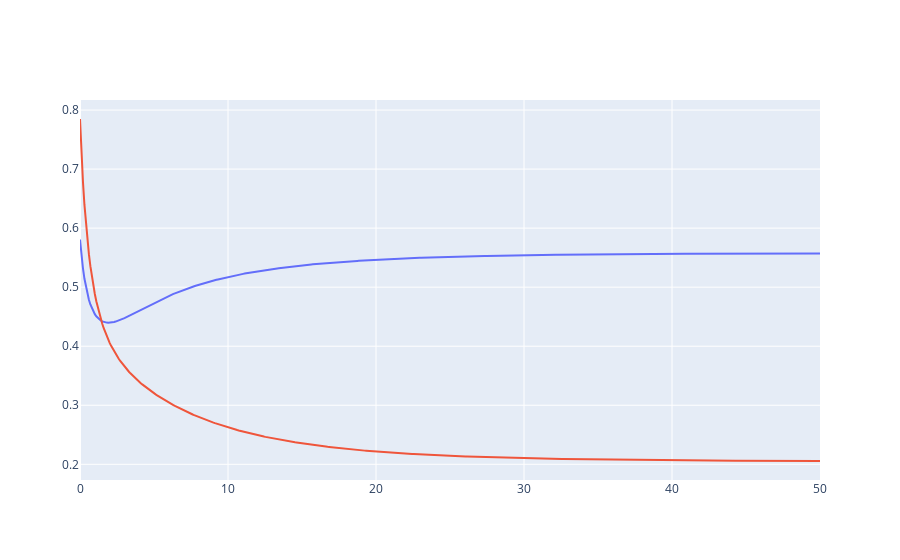
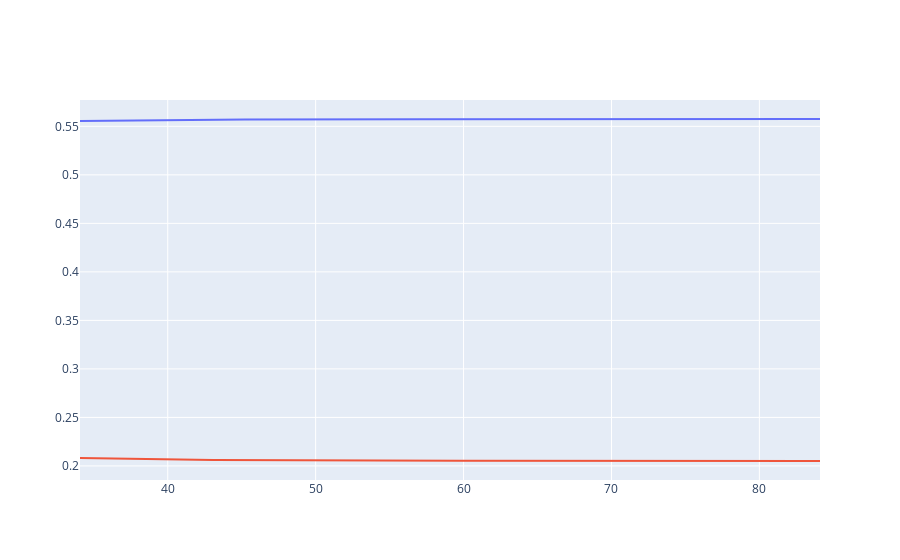

Notebook code cell kept with these figures, in order:
### Code cell
import plotly.graph_objects as go

import numpy as np
from scipy.integrate import solve_ivp
from collections import deque


def glv(t, y, alpha):
    return y*(1 - y + alpha@y)

def update_buffers(new_t0_index: int, starting_integration_index: int, t: deque, y: deque, fun, alpha: np.ndarray, dt: float):
    '''
    updates the buffer so that t[new_t0_index] -> t[0] 
    and re-integrates the buffer from starting_integration_index to the end of the buffer
    '''

    t.rotate(-new_t0_index)
    y.rotate(-new_t0_index)

    number_of_steps = t.maxlen - starting_integration_index
    sol = solve_ivp(fun, 
                    (t[starting_integration_index], t[starting_integration_index] + number_of_steps*dt), 
                    y[starting_integration_index], 
                    args=(alpha,), 
                    rtol = 1e-5,
                    atol = 1e-8,
                    t_eval=np.linspace(t[starting_integration_index], t[starting_integration_index] + number_of_steps*dt, number_of_steps))
    
    # roll_back so that after appending the new results we still have t[new_t0_index] -> t[0]
    t.rotate(-starting_integration_index)
    y.rotate(-starting_integration_index)

    # append the new results to the end of the buffer
    for t_new, y_new in zip(sol.t, sol.y.T):
        t.append(t_new)
        y.append(y_new)

    # t0_index is now the first index
    return 0, t, y

BUFFER_SIZE = 500
PLOT_WIDTH = 100 # units of dt
REINTEGRATE_THRESHOLD = BUFFER_SIZE - PLOT_WIDTH - 50 # re-integrate when t0 reaches here
t0_index = 0
dt = 0.1 
TIME_STEPS_UNTIL_NEXT_REFRESH = 1



N0 = 2
sigma0 = 1.0
mu0 = 0.0
z0 = np.random.normal(0.0, 1.0, (N0, N0))
alpha0 = mu0/N0 + sigma0*z0/np.sqrt(N0)
t0 = 0.0
y0 = np.random.uniform(0, 1, N0)

t = deque(maxlen=BUFFER_SIZE)
y = deque(maxlen=BUFFER_SIZE)
t.append(t0)
y.append(y0)

# initial integration 
t0_index, t, y = update_buffers(t0_index, 0, t, y, glv, alpha0, dt)

fig = go.Figure()
fig.add_traces([go.Scatter(x=list(t), y=np.asarray(y)[:,i], mode='lines', showlegend=False) for i in range(N0)])

fig.show()

t0_index = 340

t0_index, t, y = update_buffers(t0_index, PLOT_WIDTH + 50, t, y, glv, alpha0, dt)

fig = go.Figure()

fig.add_traces([
    go.Scatter(
    x=list(t), 
    y=np.asarray(y)[:, i], 
    mode='lines', showlegend=False) for i in range(N0)]
)

fig.show()

'''

def update_abundance_plot(n_intervals, abundance_figure, t0_index, N, alpha):
    if t0_index >= REINTEGRATE_THRESHOLD:
        t0_index = update_buffers(t0_index, PLOT_WIDTH + 50, t, y, glv, alpha, dt)

    abundance_figure['data'] = [go.Scatter(
        x=list(t)[t0_index:t0_index + PLOT_WIDTH], 
        y=np.asarray(y)[t0_index:t0_index + PLOT_WIDTH, i], 
        mode='lines', showlegend=False) for i in range(N)]
    
    return abundance_figure, t0_index + TIME_STEPS_UNTIL_NEXT_REFRESH

def re_integrate(alpha, t0_index):
    print(t0_index)
    t0_index = update_buffers(t0_index, 0, t, y, glv, alpha, dt)

    return t0_index
'''

### Figure 1 — Plotly figure (JSON) as saved in the notebook; plotly's stock layout.template omitted (floating-point values rounded to 4 significant figures; data arrays with more than 128 entries replaced by an {"elided": "..."} marker saying what was removed)
{"data": [{"mode": "lines", "showlegend": false, "type": "scatter", "x": {"elided": "500 float values"}, "y": {"elided": "500 float values"}}, {"mode": "lines", "showlegend": false, "type": "scatter", "x": {"elided": "500 float values"}, "y": {"elided": "500 float values"}}], "layout": {}}

### Figure 2 — Plotly figure (JSON) as saved in the notebook; plotly's stock layout.template omitted (floating-point values rounded to 4 significant figures; data arrays with more than 128 entries replaced by an {"elided": "..."} marker saying what was removed)
{"data": [{"mode": "lines", "showlegend": false, "type": "scatter", "x": {"elided": "500 float values"}, "y": {"elided": "500 float values"}}, {"mode": "lines", "showlegend": false, "type": "scatter", "x": {"elided": "500 float values"}, "y": {"elided": "500 float values"}}], "layout": {}}
